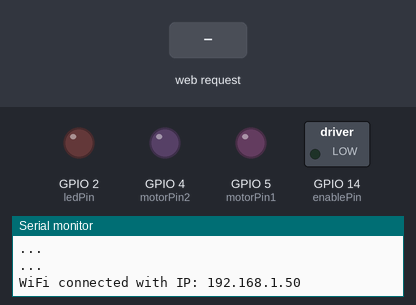
Recording of a program running on a simulated ESP8266 (NodeMCU). Shown: switched loads named in the program (green lamp = pin HIGH), output pins drawn as LEDs (lit = HIGH), the last lines printed to the serial monitor. Inputs (shaded band) come from the test bench. WiFi joins after 1.5 s; servers stay silent unless stated.

Above: at 2.7 s.
2.8 s: HTTP request GET /LED=1 received
At 3.2 s:
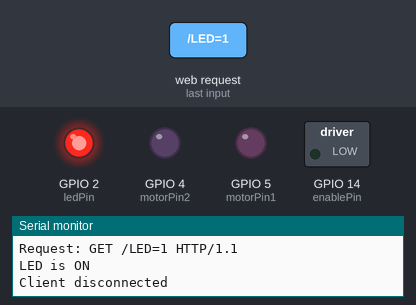
4.3 s: HTTP request GET /LED=0 received
At 5.5 s:
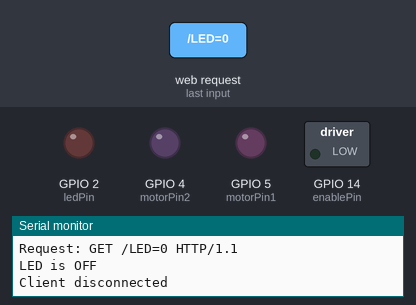
Timing chart, 0 to 7.3 s (numbered marks = the images above; inputs shaded):
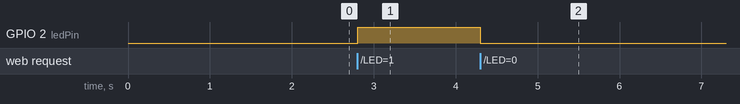

Measured:
- after the input at 2.8 s, GPIO 2 (ledPin): LOW → HIGH at once
- after the input at 4.3 s, GPIO 2 (ledPin): HIGH → LOW at once

The program:

main.cpp
```cpp
#include <ESP8266WiFi.h>

// Define motor and LED control pins
const int motorPin1 = 5;  // Motor IN1 connected to GPIO 5
const int motorPin2 = 4;  // Motor IN2 connected to GPIO 4
const int enablePin = 14; // Motor EN connected to GPIO 14
const int ledPin = 2;     // LED connected to GPIO 2 (not 12)

// Wi-Fi credentials
const char *ssid = "MITWPU-GUEST";
const char *password = "Wpuguest@9192";
const uint16_t port = 8002;
const char *host = "10.20.16.47";

// Web server on port 80
WiFiServer server(port);

// Current motor speed state
float currentSpeed = 0.0;

void setup()
{
  // Initialize serial communication
  Serial.begin(9600);

  // Set motor and LED control pins as outputs
  pinMode(motorPin1, OUTPUT);
  pinMode(motorPin2, OUTPUT);
  pinMode(enablePin, OUTPUT);
  pinMode(ledPin, OUTPUT);

  Serial.print("Connecting to: ");
  Serial.println(ssid);

  WiFi.begin(ssid, password);
  int attempts = 0;
  while (WiFi.status() != WL_CONNECTED)
  {
    delay(500);
    Serial.println("...");
    attempts++;
    if (attempts > 3)
    {
      ESP.restart();
    }
  }
  Serial.print("WiFi connected with IP: ");
  Serial.println(WiFi.localIP());

  server.begin();
}

void loop()
{
  // Check if a client has connected
  WiFiClient client = server.available();
  if (client)
  {
    Serial.println("New Client connected");
    String request = client.readStringUntil('\r');
    Serial.println("Request: " + request);
    client.flush();

    // Handle LED control
    if (request.indexOf("/LED=1") != -1)
    {
      digitalWrite(ledPin, HIGH);
      Serial.println("LED is ON");
    }
    else if (request.indexOf("/LED=0") != -1)
    {
      digitalWrite(ledPin, LOW);
      Serial.println("LED is OFF");
    }

    // Parse the motor speed value from the request
    if (request.indexOf("MOTOR=") != -1)
    {
      int index = request.indexOf("MOTOR=") + 6;
      String speedString = request.substring(index);
      int endIndex = speedString.indexOf(' ');
      if (endIndex != -1)
      {
        speedString = speedString.substring(0, endIndex);
      }
      speedString.trim(); // Remove any leading/trailing whitespace
      Serial.println("Parsed speedString: '" + speedString + "'");

      // Adjust motor speed based on the received value
      if (speedString == "1")
      {
        currentSpeed = 1.0; // Max speed
        Serial.println("Setting motor speed to max (1.0)");
      }
      else if (speedString == "0")
      {
        currentSpeed = 0.0; // Motor off
        Serial.println("Turning motor off (0.0)");
      }
      else if (speedString == "FASTER")
      {
        currentSpeed += 0.2; // Increase speed
        if (currentSpeed > 1.0)
          currentSpeed = 1.0; // Clamp to max speed
        Serial.println("Increasing motor speed");
      }
      else if (speedString == "SLOWER")
      {
        currentSpeed -= 0.2; // Decrease speed
        if (currentSpeed < 0.0)
          currentSpeed = 0.0; // Clamp to min speed
        Serial.println("Decreasing motor speed");
      }
      else
      {
        Serial.println("Invalid motor speed command");
      }

      // Map the speed value (0.0 to 1.0) to PWM range (0 to 255)
      int pwmValue = int(currentSpeed * 255);

      // Set motor direction and speed
      digitalWrite(motorPin1, HIGH); // Set direction
      digitalWrite(motorPin2, LOW);  // Set direction
      analogWrite(enablePin, pwmValue);

      Serial.print("Motor speed set to: ");
      Serial.println(currentSpeed * 100); // Show as percentage
    }

    // Send an HTTP response to the client
    client.print("HTTP/1.1 200 OK\r\nContent-Type: text/html\r\n\r\n");
    client.print("<!DOCTYPE HTML>\r\n<html>\r\n");
    client.print("<h1>ESP8266 Motor and LED Control</h1>");
    client.print("<p>Control the motor speed by appending '?MOTOR=1' for max speed, '?MOTOR=0' for off, '?MOTOR=FASTER' to increase speed, or '?MOTOR=SLOWER' to decrease speed</p>");
    client.print("<p>Control the LED by appending '/LED=1' or '/LED=0' to the URL</p>");
    client.print("</html>\n");
    delay(1);
    Serial.println("Client disconnected");
  }
}
```
